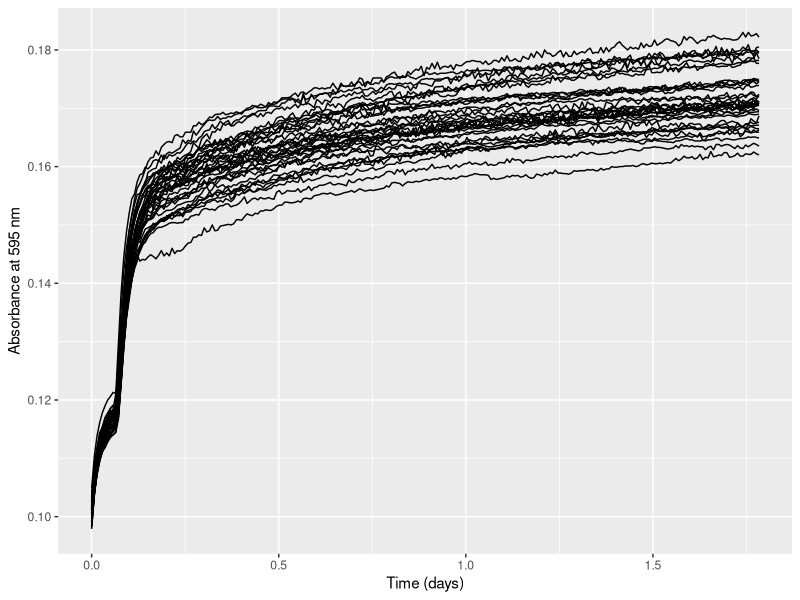
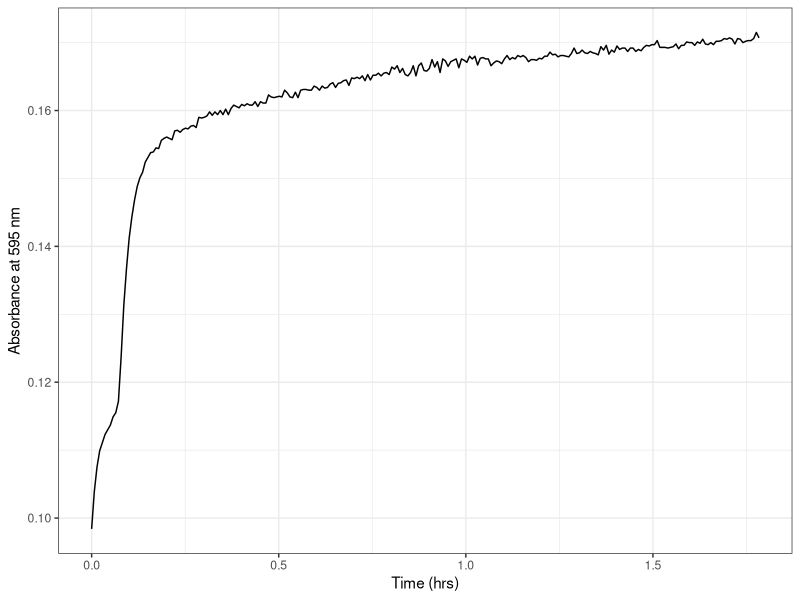
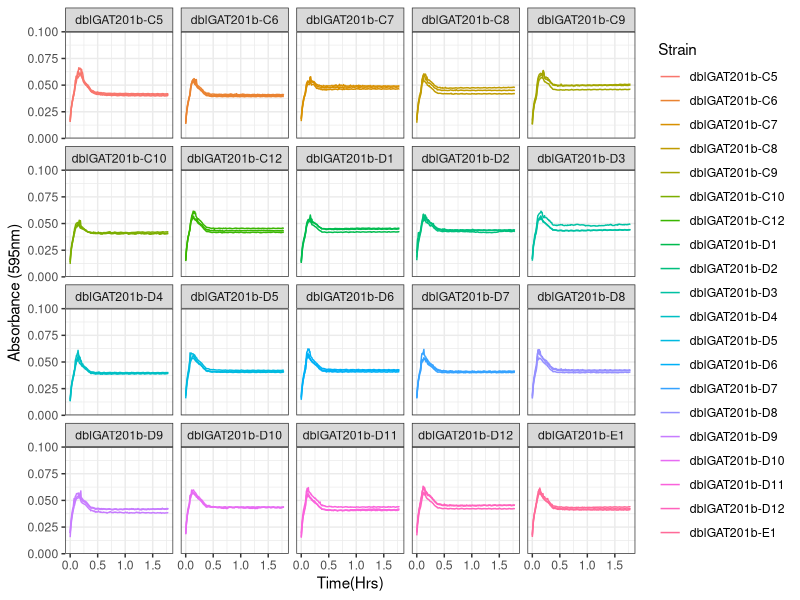
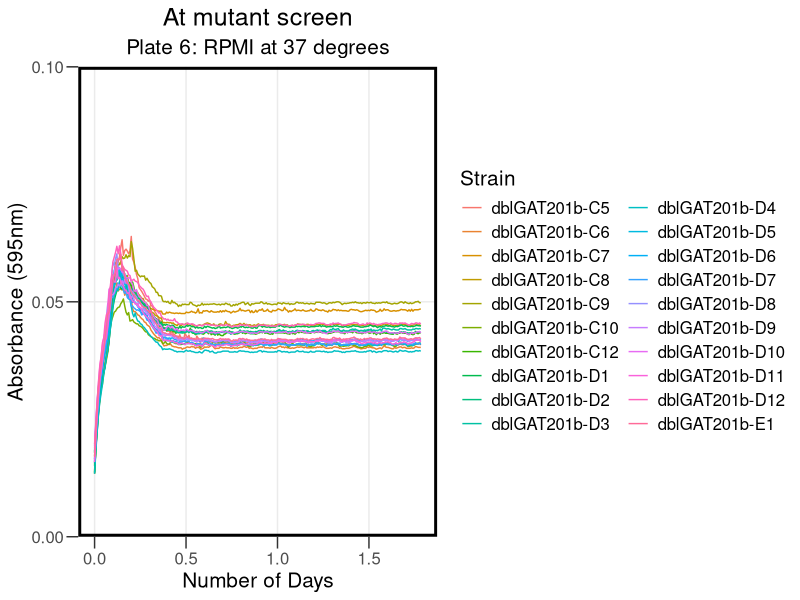
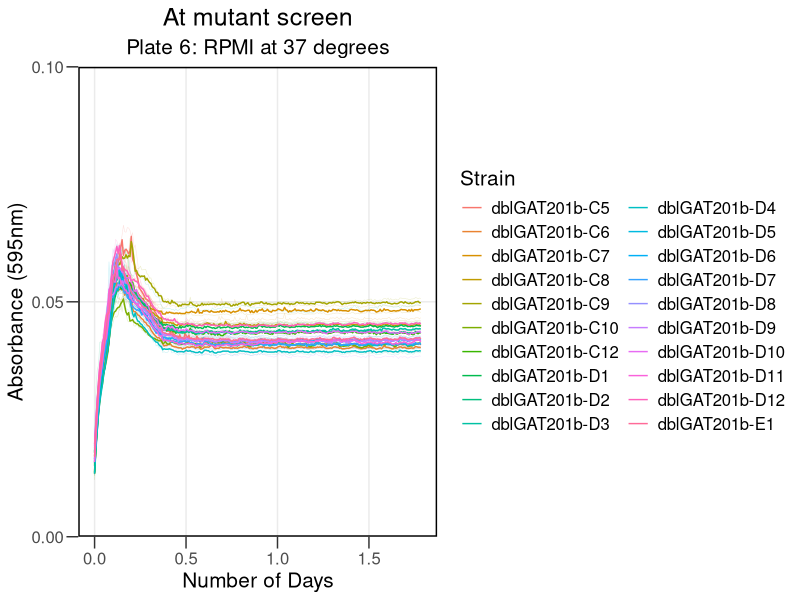
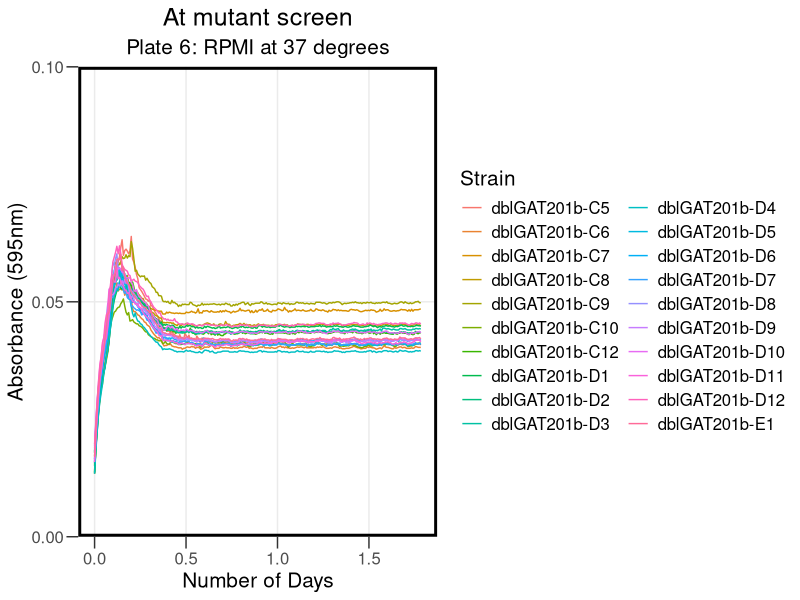
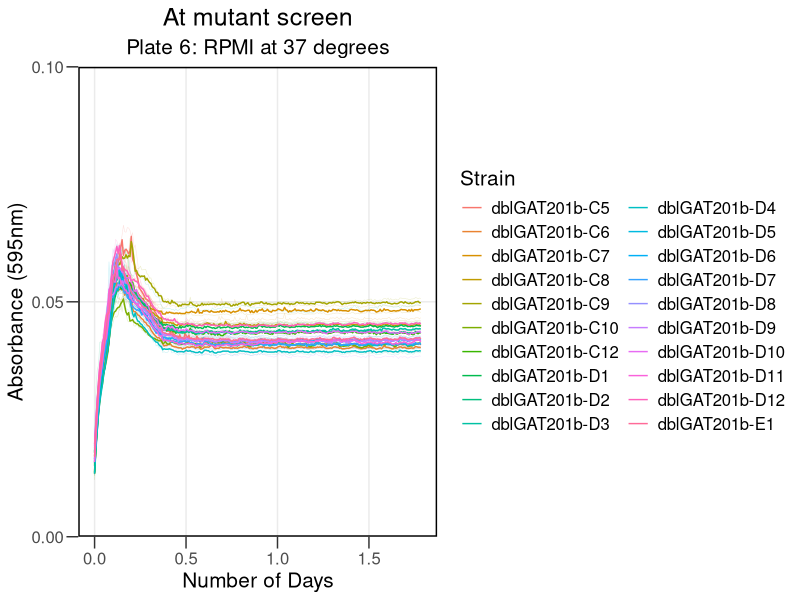

The R script that drew these images, in order:
## ---- chunk 1
knitr::opts_chunk$set(echo = TRUE)
## ---- chunk 2

library("reshape2")
library(dplyr)
library(ggplot2)
library(tidyverse)
library(rmarkdown)
library(cowplot)
library(yaml)
library(knitr)
## ---- chunk 3

rawdata <- read.csv("../Input/20230428_Atmutant_Screen_plate6_csv.csv")

## ---- chunk 4

 rawdata_day<-mutate(rawdata, Time = Time/86400)

## ---- chunk 5

reshaped <- melt(rawdata_day, id=c("Time", "Temp"), 
                              variable.name="Well",
                              value.name="OD595")

summary(reshaped)
## ---- chunk 6

platemap <- read.csv("../Input/20230428_RPMI_Atmut_screen_Plate6_setup.csv") %>%     
  dplyr::mutate(
    Strain = factor(Strain, 
                   levels = c("P2.28C5", "P2.28C6","P2.28C7","P2.28C8","P2.28C9","P2.28C10","P2.28C11","P2.28C12","P2.28D1","P2.28D2", "P2.28D3","P2.28D4","P2.28D5","P2.28D6","P2.28D7","P2.28D8","P2.28D9","P2.28D10","P2.28D11","P2.28D12","P2.28E1"),
                    labels = c("dblGAT201b-C5", "dblGAT201b-C6","dblGAT201b-C7","dblGAT201b-C8","dblGAT201b-C9","dblGAT201b-C10","dblGAT201b-C11","dblGAT201b-C12","dblGAT201b-D1","dblGAT201b-D2", "dblGAT201b-D3","dblGAT201b-D4","dblGAT201b-D5","dblGAT201b-D6","dblGAT201b-D7","dblGAT201b-D8","dblGAT201b-D9","dblGAT201b-D10","dblGAT201b-D11","dblGAT201b-D12","dblGAT201b-E1"))
  )
head(platemap, n=10)


## ---- chunk 7

annotated <- inner_join(reshaped, platemap, by="Well")
 
## ---- chunk 8

ggplot(data=filter(annotated,is.na(Strain)),
           aes(x=Time, y=OD595,  group = Well)) + 
       geom_line() + 
       labs(x="Time (days)", y="Absorbance at 595 nm")
## ---- chunk 9

ggplot(data=filter(annotated,Well=="G12"), 
       aes(x=Time, y=OD595, group = Well)) + 
 
       geom_line() + 
     theme_bw()+
     labs(x="Time (hrs)", y="Absorbance at 595 nm")

## ---- chunk 10

blank_OD_summary <- annotated %>%
                     filter(is.na(Strain), Time < 1/24) %>%
                    group_by(Media) %>%
                    summarise( OD_median=median(OD595),
                                OD_mean=mean(OD595),
                                OD_max=max(OD595),
                                OD_min=min(OD595))
print(blank_OD_summary)
## ---- chunk 11

normalisedOD <- annotated %>%
  left_join(blank_OD_summary, by="Media") %>%
  mutate(OD_corrected = OD595 - OD_median)

## ---- chunk 12

ggplot(data=normalisedOD %>%
                      filter( !is.na(Strain) ), 
                      aes(x=Time, y=OD_corrected, color=Strain, group = Well)) + 
       geom_line() + 
       scale_y_continuous(limits=c(0,0.1),expand=c(0,0))+
       facet_wrap(Strain ~ .)+
  
       labs(x = "Time(Hrs)",
            y = "Absorbance (595nm)") +
       theme(text = element_text(size = 20))+
       theme_bw()
## ---- chunk 13

ggplot(data=normalisedOD  %>%
     
                    filter( !is.na(Strain) ), 
                      aes(x=Time, y=OD_corrected, color=Strain)) + 
       
       stat_summary(fun = "median", geom = "line", size = 0.5) +
       scale_y_continuous(limits=c(0,0.1),expand=c(0,0), breaks = c(0, 0.05, 0.1)) +
  
       labs(x = "Number of Days",
            y = "Absorbance (595nm)",
            title = "At mutant screen", subtitle = "Plate 6: RPMI at 37 degrees") +
           
       theme_bw() +
       theme(text = element_text(size = 15))+
       theme(axis.title = element_text(size = 15))+
       
       theme(axis.ticks.length = unit(0.3, "cm"))+
       theme(title = element_text(size = 15))+
       theme(panel.grid.minor = element_blank())+
      guides(color=guide_legend(ncol=2))+
       theme(legend.title = element_text(size = 15))+
      theme(legend.background = element_rect(fill = "transparent", color=NA))+
  theme(legend.key = element_rect(fill = "transparent", color=NA))+
       theme (plot.background =  element_rect(fill = "transparent", color=NA), 
         panel.background = element_rect(fill = "transparent", color=NA),)+
      theme(panel.border = element_rect(linetype = "solid", colour = "black", size = 2))+
  theme(plot.title = element_text(hjust = 0.5), plot.subtitle = element_text(hjust = 0.5) )
       
## ---- chunk 14

ggsave("../Results/AllSummary_At6.png",width = 8,height=5)
## ---- chunk 15

ggplot(data=normalisedOD  %>%
       
                    filter( !is.na(Strain) ), 
                      aes(x=Time, y=OD_corrected, color=Strain)) + 
       geom_line(aes(group = Well), size = 0.2, alpha = 0.2) + 
       stat_summary(fun = "median", geom = "line", size = 0.5) +
       scale_y_continuous(limits=c(0,0.1),expand=c(0,0), breaks = c(0, 0.05, 0.1)) +
  
       labs(x = "Number of Days",
            y = "Absorbance (595nm)",
            title = "At mutant screen", subtitle = "Plate 6: RPMI at 37 degrees") +
                  theme_bw() +
       theme(text = element_text(size = 15))+
       theme(axis.title = element_text(size = 15))+
             theme(axis.ticks.length = unit(0.3, "cm"))+
       theme(title = element_text(size = 15))+
       theme(panel.grid.minor = element_blank())+
            guides(color=guide_legend(ncol=2))+
       theme(legend.title = element_text(size = 15))+
      theme(legend.background = element_rect(fill = "transparent", color=NA))+
      theme(legend.key = element_rect(fill = "transparent", color=NA))+
       theme (plot.background =  element_rect(fill = "transparent", color=NA), 
            panel.background = element_rect(fill = "transparent", color=NA),)+
      theme(panel.border = element_rect(linetype = "solid", colour = "black", size = 1))+
      theme(plot.title = element_text(hjust = 0.5), plot.subtitle = element_text(hjust = 0.5))

ggplot
## ---- chunk 16

ggsave("../Results/Statsumm_At6.png",width = 8,height=5)
